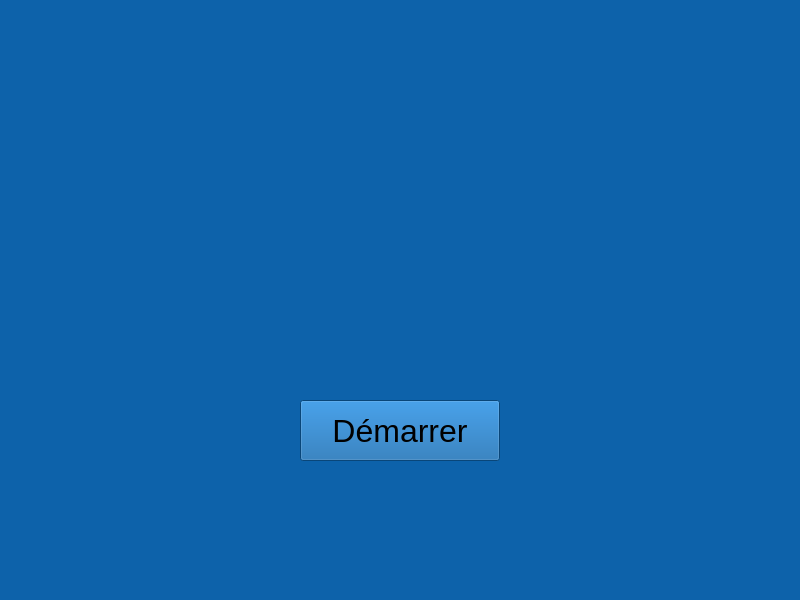
<?xml version="1.0" encoding="UTF-8"?>
<ui version="4.0">
 <class>MainWindow</class>
 <widget class="QMainWindow" name="MainWindow">
  <property name="geometry">
   <rect>
    <x>0</x>
    <y>0</y>
    <width>800</width>
    <height>600</height>
   </rect>
  </property>
  <property name="windowTitle">
   <string>MainWindow</string>
  </property>
  <property name="autoFillBackground">
   <bool>false</bool>
  </property>
  <property name="styleSheet">
   <string notr="true">background-color: rgb(13, 98, 170);</string>
  </property>
  <widget class="QWidget" name="centralwidget">
   <widget class="QPushButton" name="startButton">
    <property name="geometry">
     <rect>
      <x>300</x>
      <y>400</y>
      <width>200</width>
      <height>61</height>
     </rect>
    </property>
    <property name="font">
     <font>
      <pointsize>24</pointsize>
     </font>
    </property>
    <property name="text">
     <string>Démarrer</string>
    </property>
   </widget>
  </widget>
  <widget class="QMenuBar" name="menubar">
   <property name="geometry">
    <rect>
     <x>0</x>
     <y>0</y>
     <width>800</width>
     <height>22</height>
    </rect>
   </property>
  </widget>
  <widget class="QStatusBar" name="statusbar"/>
 </widget>
 <resources/>
 <connections/>
</ui>
